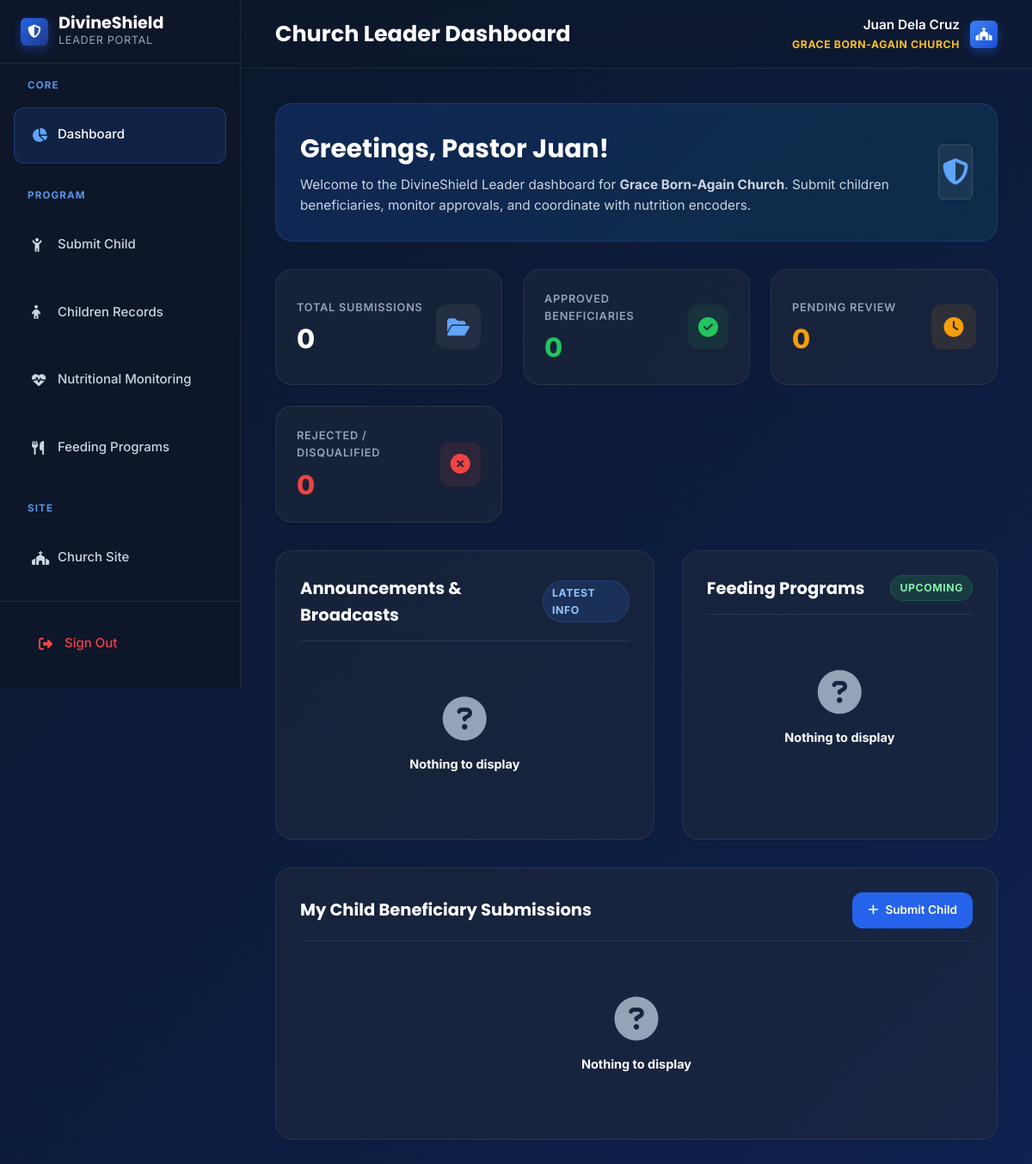
The app's page /views/church/dashboard.php (signed in) with its own data.
### tables this page shows
CREATE TABLE `users` (
  `id` int(11) NOT NULL,
  `username` varchar(50) NOT NULL,
  `password_hash` varchar(255) NOT NULL,
  `role` enum('admin','staff','church_leader') NOT NULL,
  `position_title` varchar(100) DEFAULT NULL,
  `first_name` varchar(50) NOT NULL,
  `middle_name` varchar(50) DEFAULT NULL,
  `last_name` varchar(50) NOT NULL,
  `email` varchar(100) NOT NULL,
  `phone` varchar(20) DEFAULT NULL,
  `admin_pin` varchar(4) DEFAULT NULL,
  `profile_picture` varchar(255) DEFAULT NULL,
  `admin_message` text DEFAULT NULL,
  `status` enum('pending','active','inactive') DEFAULT 'pending',
  `created_at` timestamp NOT NULL DEFAULT current_timestamp(),
  `updated_at` timestamp NOT NULL DEFAULT current_timestamp() ON UPDATE current_timestamp()
);

CREATE TABLE `church_sites` (
  `id` int(11) NOT NULL,
  `church_leader_id` int(11) NOT NULL,
  `church_name` varchar(150) NOT NULL,
  `address` text NOT NULL,
  `region` varchar(100) NOT NULL,
  `province` varchar(100) NOT NULL,
  `city_municipality` varchar(100) NOT NULL,
  `barangay` varchar(100) NOT NULL,
  `contact_number` varchar(20) DEFAULT NULL,
  `created_at` timestamp NOT NULL DEFAULT current_timestamp()
);

### views/church/dashboard.php (the view, shortened to what this page needs)
<?php
require_once '../../db.php';
$stmtSite = $pdo->prepare("SELECT * FROM church_sites WHERE church_leader_id = ?");
$stmtSite->execute([$_SESSION['user_id']]);
$mySite = $stmtSite->fetch();
$church_site_id = $mySite ? $mySite['id'] : 0;
$stmt = $pdo->prepare("SELECT COUNT(*) FROM children_submissions WHERE church_leader_id = ?");
$stmt->execute([$_SESSION['user_id']]);
$totalSubmissions = $stmt->fetchColumn();
$stmt = $pdo->prepare("SELECT COUNT(*) FROM children_submissions WHERE church_leader_id = ? AND submission_status = 'approved'");
$stmt->execute([$_SESSION['user_id']]);
$approvedCount = $stmt->fetchColumn();
$stmt = $pdo->prepare("SELECT COUNT(*) FROM children_submissions WHERE church_leader_id = ? AND submission_status = 'pending'");
$stmt->execute([$_SESSION['user_id']]);
$pendingCount = $stmt->fetchColumn();
$stmt = $pdo->prepare("SELECT COUNT(*) FROM children_submissions WHERE church_leader_id = ? AND submission_status = 'rejected'");
$stmt->execute([$_SESSION['user_id']]);
$rejectedCount = $stmt->fetchColumn();
$stmtAnnouncements = $pdo->prepare("SELECT a.*, u.username AS sender_name
                                    FROM announcements a
                                    JOIN users u ON a.sender_id = u.id
                                    WHERE a.target_role = 'all' OR a.target_role = 'church_leader'
                                    ORDER BY a.created_at DESC
                                    LIMIT 5");
$stmtAnnouncements->execute();
$announcements = $stmtAnnouncements->fetchAll();
$schedules = [];
if ($church_site_id > 0) {
  $stmtSchedules = $pdo->prepare("SELECT * FROM feeding_programs WHERE church_site_id = ? AND scheduled_date >= CURRENT_DATE ORDER BY scheduled_date ASC, scheduled_time ASC LIMIT 5");
  $stmtSchedules->execute([$church_site_id]);
  $schedules = $stmtSchedules->fetchAll();
}
$stmtSubs = $pdo->prepare("SELECT * FROM children_submissions WHERE church_leader_id = ? ORDER BY created_at DESC");
$stmtSubs->execute([$_SESSION['user_id']]);
$mySubmissions = $stmtSubs->fetchAll();
?>
<?php
$pageTitle = "Church Leader Dashboard";
include 'includes/header.php';
?>
        <div class="dashboard-banner">
          <div class="banner-welcome">
            <h2>Greetings, Pastor <?php echo htmlspecialchars(explode(' ', $_SESSION['full_name'] ?? 'Leader')[0]); ?>!
            </h2>
            <p>
              Welcome to the DivineShield Leader dashboard for
              <strong><?php echo htmlspecialchars($mySite['church_name'] ?? 'your local site'); ?></strong>.
              Submit children beneficiaries, monitor approvals, and coordinate with nutrition encoders.
            </p>
          </div>
          <div class="logo-mark"
            style="width:64px; height:64px; font-size:1.8rem; background:rgba(255,255,255,0.06); border:1px solid rgba(255,255,255,0.12); box-shadow:none;">
            <i class="fas fa-shield-halved" style="color:var(--blue-400);"></i>
          </div>
        </div>
        <section class="stats-grid">
          <div class="stat-box">
            <div class="stat-box-info">
              <h4>Total Submissions</h4>
              <div class="stat-val"><?php echo number_format($totalSubmissions); ?></div>
            </div>
            <div class="stat-box-icon"><i class="fas fa-folder-open"></i></div>
          </div>
          <div class="stat-box">
            <div class="stat-box-info">
              <h4>Approved Beneficiaries</h4>
              <div class="stat-val" style="color:var(--green-500);"><?php echo number_format($approvedCount); ?></div>
            </div>
            <div class="stat-box-icon" style="color:var(--green-500); background:rgba(34, 197, 94, 0.1);"><i
                class="fas fa-circle-check"></i></div>
          </div>
          <div class="stat-box">
            <div class="stat-box-info">
              <h4>Pending Review</h4>
              <div class="stat-val" style="color:var(--yellow-500);"><?php echo number_format($pendingCount); ?></div>
            </div>
            <div class="stat-box-icon" style="color:var(--yellow-500); background:rgba(245, 158, 11, 0.1);"><i
                class="fas fa-clock"></i></div>
          </div>
          <div class="stat-box">
            <div class="stat-box-info">
              <h4>Rejected / Disqualified</h4>
              <div class="stat-val" style="color:var(--red-500);"><?php echo number_format($rejectedCount); ?></div>
            </div>
            <div class="stat-box-icon" style="color:var(--red-500); background:rgba(239, 68, 68, 0.1);"><i
                class="fas fa-circle-xmark"></i></div>
          </div>
        </section>
        <div class="dashboard-row">
          <div class="dashboard-card" style="flex: 1.5;">
            <div class="dashboard-card-header">
              <div class="dashboard-card-title">Announcements &amp; Broadcasts</div>
              <span class="badge badge-info">Latest Info</span>
            </div>
            <div class="activity-list" style="margin-top:16px;">
              <?php if (empty($announcements)): ?>
                <div class="empty-state" style="padding: 40px; text-align: center;">
                  <i class="fas fa-question-circle empty-icon"
                    style="font-size: 3rem; color:var(--gray-500); margin-bottom: 16px;"></i>
                  <h4 style="color: var(--white); margin-bottom: 8px;">Nothing to display</h4>
                </div>
              <?php endif; ?>
            </div>
          </div>
          <div class="dashboard-card" style="flex: 1;">
            <div class="dashboard-card-header">
              <div class="dashboard-card-title">Feeding Programs</div>
              <span class="badge badge-success">Upcoming</span>
            </div>
            <div class="pending-list" style="margin-top:16px;">
              <?php if (empty($schedules)): ?>
                <div class="empty-state" style="padding: 40px; text-align: center;">
                  <i class="fas fa-question-circle empty-icon"
                    style="font-size: 3rem; color:var(--gray-500); margin-bottom: 16px;"></i>
                  <h4 style="color: var(--white); margin-bottom: 8px;">Nothing to display</h4>
                </div>
              <?php endif; ?>
            </div>
          </div>
        </div>
        <section class="dashboard-card" style="margin-top:32px;">
          <div class="dashboard-card-header">
            <div class="dashboard-card-title">My Child Beneficiary Submissions</div>
            <a href="submit-child.php" class="btn btn-primary"
              style="padding: 8px 16px; font-size:0.8rem; background:var(--blue-600); text-decoration:none;">
              <i class="fas fa-plus"></i> Submit Child
            </a>
          </div>
          <?php if (empty($mySubmissions)): ?>
            <div class="empty-state" style="padding: 40px; text-align: center;">
              <i class="fas fa-question-circle empty-icon"
                style="font-size: 3rem; color:var(--gray-500); margin-bottom: 16px;"></i>
              <h4 style="color: var(--white); margin-bottom: 8px;">Nothing to display</h4>
            </div>
          <?php endif; ?>
        </section>
      <?php include 'includes/footer.php'; ?>

### views/church/includes/header.php (shortened to what this page needs)
<?php
$stmtLeader = $pdo->prepare("SELECT profile_picture, first_name, last_name FROM users WHERE id = ?");
$stmtLeader->execute([$_SESSION['user_id']]);
$leaderData = $stmtLeader->fetch(PDO::FETCH_ASSOC);
$leaderProfilePic = $leaderData['profile_picture'] ?? null;
$leaderFullName = trim(($leaderData['first_name'] ?? '') . ' ' . ($leaderData['last_name'] ?? ''));
$stmtSite = $pdo->prepare("SELECT church_name FROM church_sites WHERE church_leader_id = ?");
$stmtSite->execute([$_SESSION['user_id']]);
$mySiteName = $stmtSite->fetchColumn() ?: 'Local Church';
?>
<!DOCTYPE html>
<html lang="en">
<head>
  <link rel="stylesheet" href="../../assets/css/style.css?v=15" />
  <link rel="stylesheet" href="https://cdnjs.cloudflare.com/ajax/libs/font-awesome/6.5.0/css/all.min.css" />
</head>
<body>
  <div class="admin-layout">
    <?php include 'includes/sidebar.php'; ?>
    <main class="admin-main">
      <header class="admin-topbar">
        <div class="topbar-title">
          <?php echo isset($pageTitle) ? htmlspecialchars($pageTitle) : 'Church Site Leader Panel'; ?>
        </div>
        <div class="topbar-user">
          <div class="user-badge-group">
            <div class="user-badge-name"><?php echo htmlspecialchars($leaderFullName); ?></div>
            <div class="user-badge-role"><?php echo htmlspecialchars($mySiteName); ?></div>
          </div>
          <?php if (!empty($leaderProfilePic) && file_exists('../../' . $leaderProfilePic)): ?>
            <img src="../../<?php echo htmlspecialchars($leaderProfilePic); ?>" alt="Profile" style="width:36px; height:36px; border-radius:50%; object-fit:cover; border:1px solid rgba(255,255,255,0.15);" />
          <?php else: ?>
            <div class="logo-mark small" style="background:linear-gradient(135deg, var(--blue-500), var(--blue-700)); color:var(--white);"><i class="fas fa-church"></i></div>
          <?php endif; ?>
        </div>
      </header>
      <div class="admin-content">

### records on screen
users: leaderFullName "Juan Dela Cruz"
church_sites: church_name "GRACE BORN-AGAIN CHURCH", church_name "Grace Born-Again Church"

### other values on screen
$pageTitle "Church Leader Dashboard"
explode(' ', $_SESSION['full_name'] ?? 'Leader')[0] "Juan"
$totalSubmissions "0"
$approvedCount "0"
$pendingCount "0"
$rejectedCount "0"
